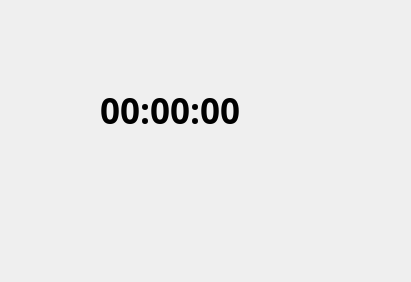
<?xml version="1.0" encoding="UTF-8"?>
<ui version="4.0">
 <class>Widget</class>
 <widget class="QWidget" name="Widget">
  <property name="geometry">
   <rect>
    <x>0</x>
    <y>0</y>
    <width>411</width>
    <height>282</height>
   </rect>
  </property>
  <property name="font">
   <font>
    <family>Arial Black</family>
    <weight>75</weight>
    <bold>true</bold>
   </font>
  </property>
  <property name="windowTitle">
   <string>Widget</string>
  </property>
  <widget class="QLabel" name="label1">
   <property name="geometry">
    <rect>
     <x>100</x>
     <y>50</y>
     <width>231</width>
     <height>121</height>
    </rect>
   </property>
   <property name="font">
    <font>
     <family>Arial Black</family>
     <pointsize>26</pointsize>
     <weight>75</weight>
     <bold>true</bold>
    </font>
   </property>
   <property name="text">
    <string>00:00:00</string>
   </property>
  </widget>
 </widget>
 <resources/>
 <connections/>
</ui>
